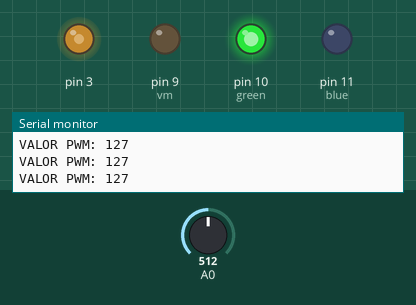
Bench run of a sketch on a simulated Arduino Uno, built with avr-gcc and run on an emulated ATmega328P. Shown: output pins drawn as LEDs (lit = HIGH), the last lines printed to the serial monitor. Inputs (shaded band) come from the test bench; at power-on: A0 = 512.

Above: at 1.2 s.
1.3 s: A0 set to 716
At 1.7 s:
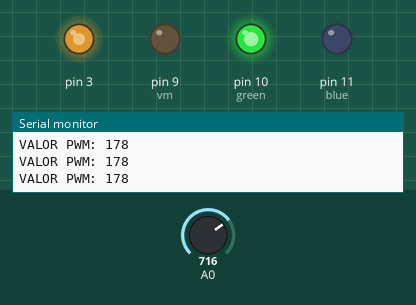
2.8 s: A0 set to 900
At 3.1 s:
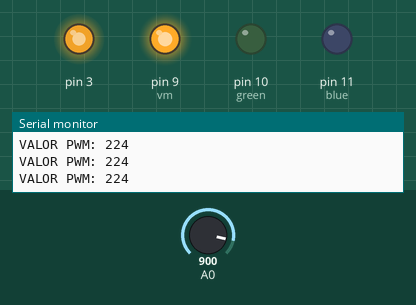
4.3 s: A0 set to 190
At 5.5 s:
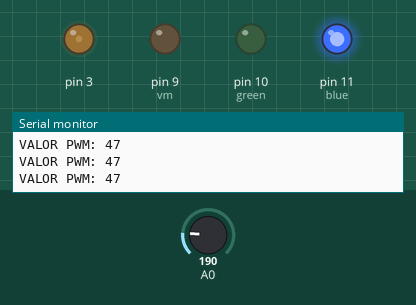
5.8 s: A0 set to 210
At 7.0 s:
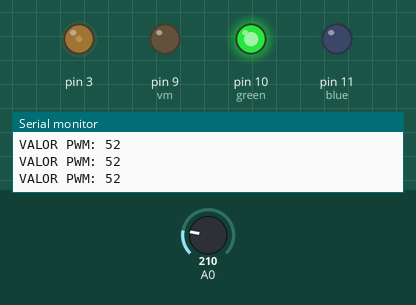
7.3 s: A0 set to 0
At 8.4 s:
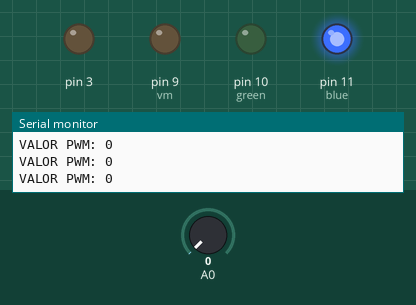
8.8 s: A0 set to 511
At 9.8 s:
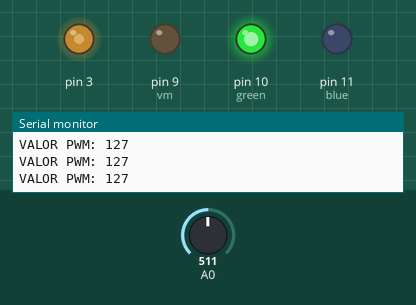
Timing chart, 0 to 11.3 s (numbered marks = the images above; inputs shaded):
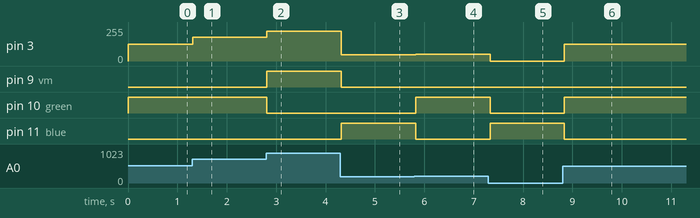

The sketch:

Pwm_com_LED_e_RGB.ino
```cpp
#define vm 9
#define green 10
#define blue 11
void setup() {
 Serial.begin (9600);
 pinMode (3,OUTPUT);
 pinMode (9,OUTPUT);
 pinMode (10,OUTPUT);
 pinMode (11,OUTPUT);

}

void loop() {
 int pot= analogRead (0);
 int pwm= map (pot,0,1023,0,255);
 analogWrite (3,pwm);
 Serial.print ("VALOR PWM: ");
 Serial.println (pwm);
 if (pwm>200)
  {
    digitalWrite (vm,1);
    digitalWrite (blue,0);
    digitalWrite (green,0);
  }
 else if (pwm<50)
  {
    digitalWrite (blue,1);
    digitalWrite (vm,0);
    digitalWrite (green,0);
  }
 else
  {
    digitalWrite (green,1);
    digitalWrite (vm,0);
    digitalWrite (blue,0);
  }
 delay (100);

}
```

Measured:
- after the input at 1.3 s, pin 3: 127/255 → 178/255 at once
- after the input at 2.8 s, pin 3: 178/255 → 224/255 at once; pin 9 (vm): LOW → HIGH at once; pin 10 (green): HIGH → LOW at once
- after the input at 4.3 s, pin 3: 224/255 → 47/255 at once; pin 9 (vm): HIGH → LOW at once; pin 11 (blue): LOW → HIGH at once
- after the input at 5.8 s, pin 3: 47/255 → 52/255 at once; pin 10 (green): LOW → HIGH at once; pin 11 (blue): HIGH → LOW at once
- after the input at 7.3 s, pin 3: 52/255 → 0/255 at once; pin 10 (green): HIGH → LOW at once; pin 11 (blue): LOW → HIGH at once
- after the input at 8.8 s, pin 3: 0/255 → 127/255 at once; pin 10 (green): LOW → HIGH at once; pin 11 (blue): HIGH → LOW at once
